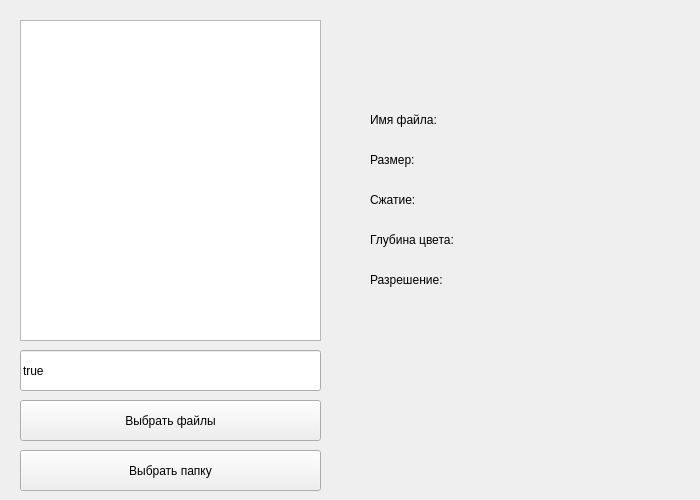
<?xml version="1.0" encoding="UTF-8"?>
<ui version="4.0">
 <class>Widget</class>
 <widget class="QWidget" name="Widget">
  <property name="geometry">
   <rect>
    <x>0</x>
    <y>0</y>
    <width>700</width>
    <height>500</height>
   </rect>
  </property>
  <property name="windowTitle">
   <string>Widget</string>
  </property>
  <widget class="QLabel" name="Size">
   <property name="geometry">
    <rect>
     <x>490</x>
     <y>150</y>
     <width>200</width>
     <height>20</height>
    </rect>
   </property>
   <property name="text">
    <string/>
   </property>
  </widget>
  <widget class="QLabel" name="Contraction">
   <property name="geometry">
    <rect>
     <x>490</x>
     <y>190</y>
     <width>200</width>
     <height>20</height>
    </rect>
   </property>
   <property name="text">
    <string/>
   </property>
  </widget>
  <widget class="QLabel" name="Color_depth">
   <property name="geometry">
    <rect>
     <x>490</x>
     <y>230</y>
     <width>200</width>
     <height>20</height>
    </rect>
   </property>
   <property name="text">
    <string/>
   </property>
  </widget>
  <widget class="QLabel" name="Resolution">
   <property name="geometry">
    <rect>
     <x>490</x>
     <y>270</y>
     <width>200</width>
     <height>20</height>
    </rect>
   </property>
   <property name="text">
    <string/>
   </property>
  </widget>
  <widget class="QLabel" name="FileName">
   <property name="geometry">
    <rect>
     <x>490</x>
     <y>110</y>
     <width>200</width>
     <height>20</height>
    </rect>
   </property>
   <property name="text">
    <string/>
   </property>
  </widget>
  <widget class="QListView" name="listView">
   <property name="geometry">
    <rect>
     <x>20</x>
     <y>20</y>
     <width>301</width>
     <height>321</height>
    </rect>
   </property>
  </widget>
  <widget class="QLabel" name="label_fileName">
   <property name="geometry">
    <rect>
     <x>370</x>
     <y>110</y>
     <width>100</width>
     <height>20</height>
    </rect>
   </property>
   <property name="text">
    <string>Имя файла:</string>
   </property>
  </widget>
  <widget class="QLabel" name="label_size">
   <property name="geometry">
    <rect>
     <x>370</x>
     <y>150</y>
     <width>100</width>
     <height>20</height>
    </rect>
   </property>
   <property name="text">
    <string>Размер:</string>
   </property>
  </widget>
  <widget class="QLabel" name="label_contraction">
   <property name="geometry">
    <rect>
     <x>370</x>
     <y>190</y>
     <width>100</width>
     <height>20</height>
    </rect>
   </property>
   <property name="text">
    <string>Cжатие:</string>
   </property>
  </widget>
  <widget class="QLabel" name="label_4">
   <property name="geometry">
    <rect>
     <x>370</x>
     <y>230</y>
     <width>100</width>
     <height>20</height>
    </rect>
   </property>
   <property name="text">
    <string>Глубина цвета:</string>
   </property>
  </widget>
  <widget class="QLabel" name="label_resolution">
   <property name="geometry">
    <rect>
     <x>370</x>
     <y>270</y>
     <width>100</width>
     <height>20</height>
    </rect>
   </property>
   <property name="text">
    <string>Разрешение:</string>
   </property>
  </widget>
  <widget class="QLineEdit" name="lineEdit">
   <property name="geometry">
    <rect>
     <x>20</x>
     <y>350</y>
     <width>301</width>
     <height>41</height>
    </rect>
   </property>
   <property name="text">
    <string>true</string>
   </property>
  </widget>
  <widget class="QPushButton" name="multiChoice">
   <property name="geometry">
    <rect>
     <x>20</x>
     <y>400</y>
     <width>301</width>
     <height>41</height>
    </rect>
   </property>
   <property name="text">
    <string>Выбрать файлы</string>
   </property>
  </widget>
  <widget class="QPushButton" name="selectFolderButton">
   <property name="geometry">
    <rect>
     <x>20</x>
     <y>450</y>
     <width>301</width>
     <height>41</height>
    </rect>
   </property>
   <property name="text">
    <string>Выбрать папку</string>
   </property>
  </widget>
 </widget>
 <resources/>
 <connections/>
</ui>
